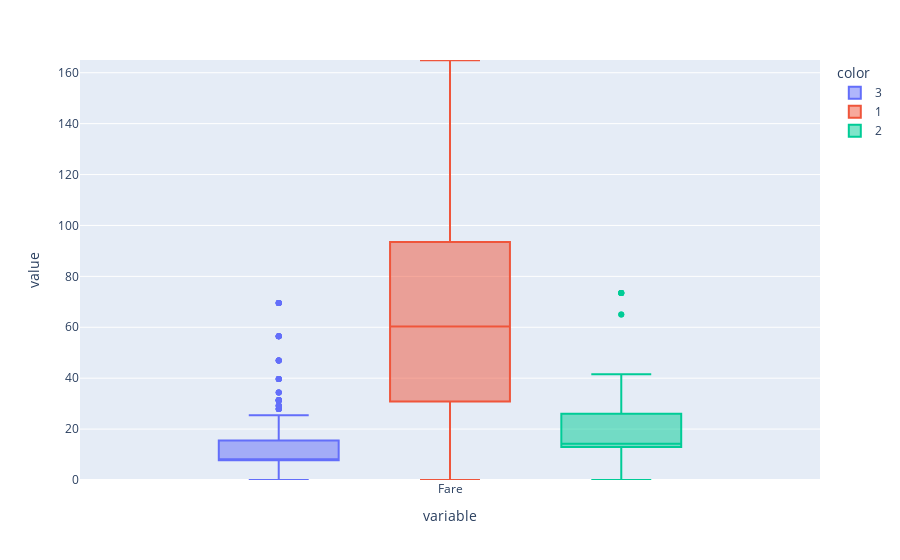

Here is the notebook cell this chart was saved with:
### Code cell
fig = px.box(data_frame=df.Fare, color=df["Pclass"])
fig.update_yaxes(range=[0, 165])

### Figure 1 — Plotly figure (JSON) as saved in the notebook; plotly's stock layout.template omitted (floating-point values rounded to 4 significant figures; data arrays with more than 128 entries replaced by an {"elided": "..."} marker saying what was removed)
{"data": [{"alignmentgroup": "True", "hovertemplate": "color=3<br>variable=%{x}<br>value=%{y}<extra></extra>", "legendgroup": "3", "marker": {"color": "#636efa"}, "name": "3", "notched": false, "offsetgroup": "3", "orientation": "v", "showlegend": true, "type": "box", "x": {"elided": "491 str values"}, "x0": " ", "xaxis": "x", "y": {"elided": "491 float values"}, "y0": " ", "yaxis": "y"}, {"alignmentgroup": "True", "hovertemplate": "color=1<br>variable=%{x}<br>value=%{y}<extra></extra>", "legendgroup": "1", "marker": {"color": "#EF553B"}, "name": "1", "notched": false, "offsetgroup": "1", "orientation": "v", "showlegend": true, "type": "box", "x": {"elided": "216 str values"}, "x0": " ", "xaxis": "x", "y": {"elided": "216 float values"}, "y0": " ", "yaxis": "y"}, {"alignmentgroup": "True", "hovertemplate": "color=2<br>variable=%{x}<br>value=%{y}<extra></extra>", "legendgroup": "2", "marker": {"color": "#00cc96"}, "name": "2", "notched": false, "offsetgroup": "2", "orientation": "v", "showlegend": true, "type": "box", "x": {"elided": "184 str values"}, "x0": " ", "xaxis": "x", "y": {"elided": "184 float values"}, "y0": " ", "yaxis": "y"}], "layout": {"boxmode": "group", "legend": {"title": {"text": "color"}, "tracegroupgap": 0}, "margin": {"t": 60}, "xaxis": {"anchor": "y", "domain": [0, 1], "title": {"text": "variable"}}, "yaxis": {"anchor": "x", "domain": [0, 1], "range": [0, 165], "title": {"text": "value"}}}}
